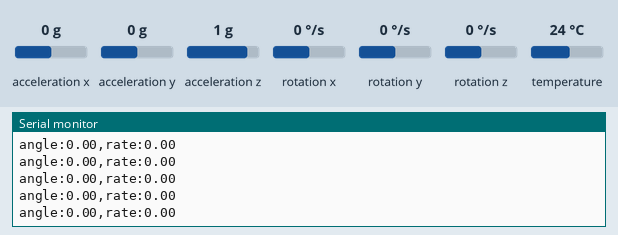
A sketch run on a simulated Arduino Uno, built with avr-gcc and run on an emulated ATmega328P. On the bench: the last lines printed to the serial monitor. Inputs (shaded band) come from the test bench; at power-on: acceleration x 0 g, acceleration z 1 g, rotation y 0 °/s, acceleration y 0 g, rotation x 0 °/s, rotation z 0 °/s, temperature 24 °C.

Above: at 1.2 s.
1.3 s: acceleration x set to -1.4 g
At 1.35 s:
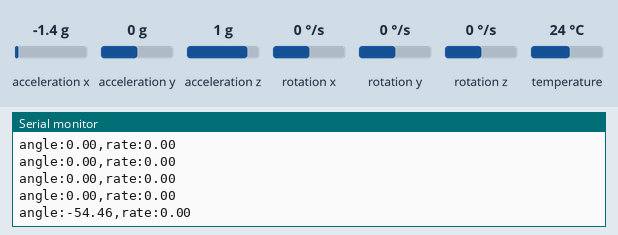
2.8 s: acceleration z set to -1.4 g
At 2.84 s:
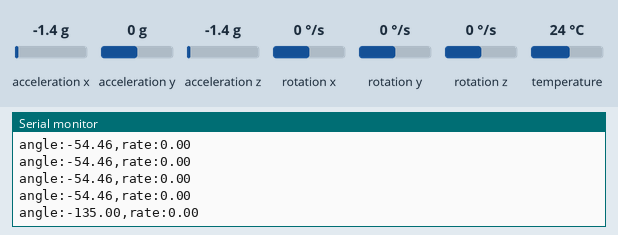
4.3 s: rotation y set to -192 °/s
At 4.34 s:
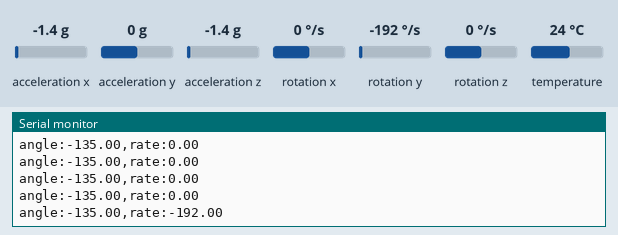
Timing chart, 0 to 7.3 s (numbered marks = the images above; inputs shaded):
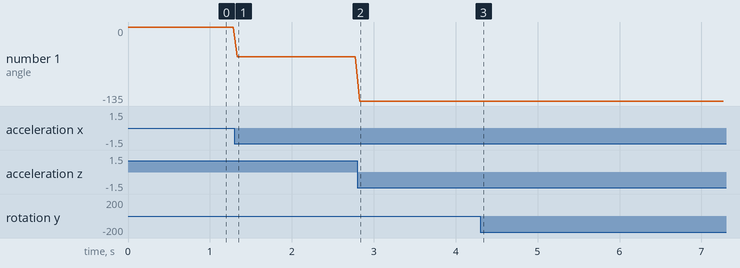

The sketch:

robot_finding_angle_rate.ino
```cpp
#include <Adafruit_MPU6050.h>
#include <Wire.h>
Adafruit_MPU6050 mpu;

void setup() {
  Serial.begin(115200);
  mpu.begin();
  mpu.setGyroRange(MPU6050_RANGE_500_DEG);
  mpu.setFilterBandwidth(MPU6050_BAND_21_HZ);
}

void loop() {
  sensors_event_t a, g, t;
  mpu.getEvent(&a, &g, &t);
  Serial.print("angle:");
  Serial.print(atan2(a.acceleration.x, a.acceleration.z) * RAD_TO_DEG);
  Serial.print(",rate:");
  Serial.println(g.gyro.y * RAD_TO_DEG);
  delay(50);
}
```

Measured:
- after the input at 1.3 s, the serial monitor: prints a new line at once (image 1)
- after the input at 2.8 s, the serial monitor: prints a new line at once (image 2)
- after the input at 4.3 s, the serial monitor: prints a new line at once (image 3)
- plotted number 1: 0 → -54.46 after the input at 1.3 s, -54.46 → -135 after the input at 2.8 s
